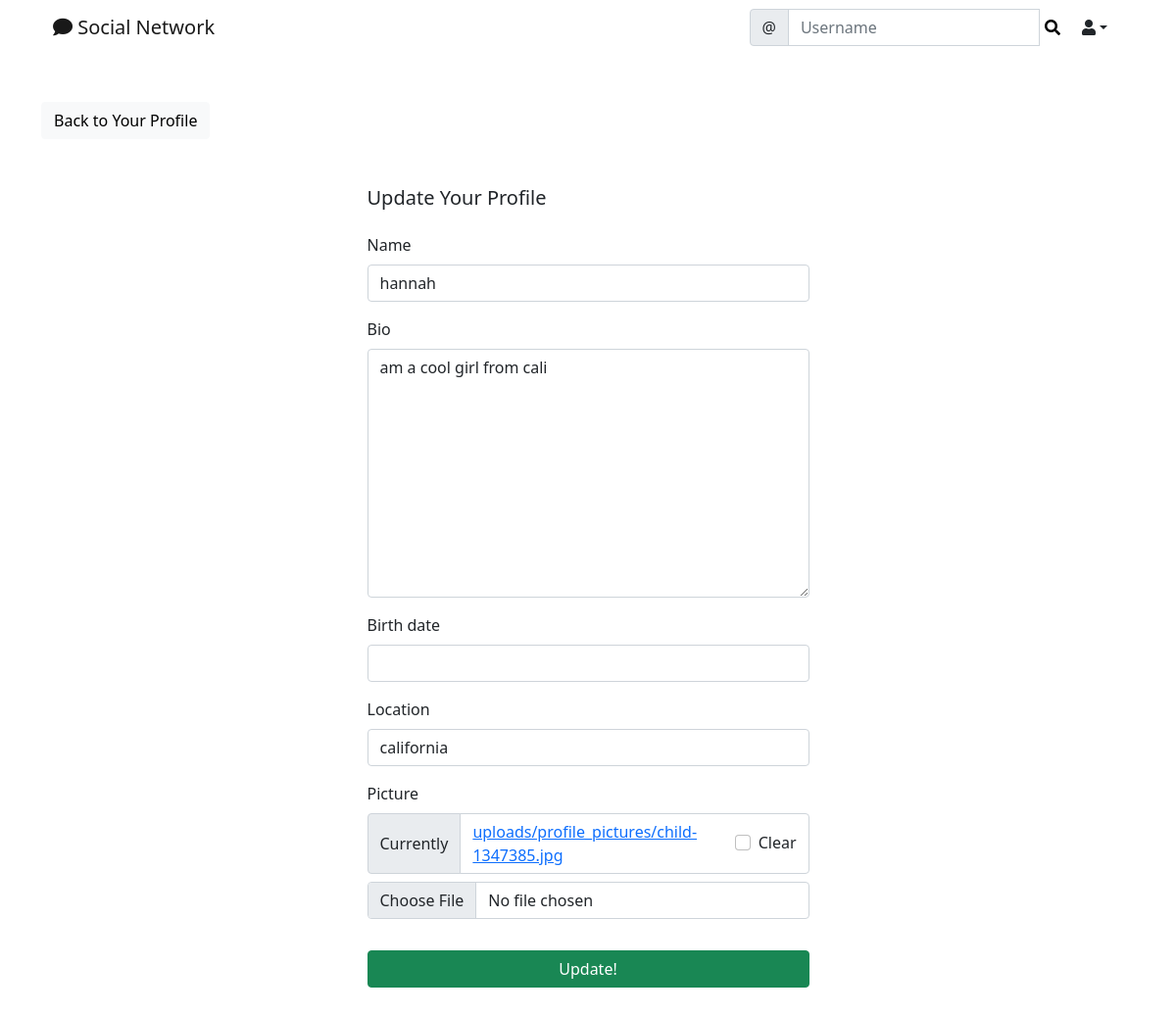
Page /social/profile/edit/10/ (signed in) on the committed database.
### social/models.py (models this page shows)
class UserProfile(models.Model):
    user = models.OneToOneField(User, primary_key=True, verbose_name='user', related_name='profile', on_delete=models.CASCADE)
    name = models.CharField(max_length=30, blank=True, null=True)
    bio = models.TextField(max_length=500, blank=True)
    birth_date = models.DateField(null=True, blank=True)
    location = models.CharField(max_length=100, blank=True, null=True)
    picture = models.ImageField(upload_to='uploads/profile_pictures/', default='uploads/profile_pictures/default.png', blank=True)
    followers = models.ManyToManyField(User, blank=True, related_name='followers')

### social/views.py (the view, shortened to what this page needs)
# urls.py: path('profile/edit/<int:pk>/', ProfileEditView.as_view(), name='profile-edit'),
class ProfileEditView(LoginRequiredMixin, UserPassesTestMixin, UpdateView):
    model = UserProfile
    fields = ['name', 'bio', 'birth_date', 'location', 'picture']
    template_name = 'social/profile_edit.html'
    def test_func(self):
        profile = self.get_object()
        return self.request.user == profile.user

### social/templates/social/profile_edit.html (shortened to what this page needs)
{% extends 'landing/base.html' %}
{% load crispy_forms_tags %}
{% block content %}
<div class="container">
    <div class="row mt-5">
        <div class="col-md-3 col-sm-6">
            <a href="{% url 'profile' object.pk %}" class="btn btn-light">Back to Your Profile</a>
        </div>
    </div>
    <div class="row justify-content-center mt-5">
        <div class="col-md-5 col-sm-12">
            <h5>Update Your Profile</h5>
        </div>
    </div>
    <div class="row justify-content-center mt-3 mb-5">
        <div class="col-md-5 col-sm-12">
            <form method="POST" enctype="multipart/form-data">
                {{ form | crispy }}
                <div class="d-grid gap-2">
                    <button class="btn btn-success mt-3">Update!</button>
                </div>
            </form>
        </div>
    </div>
</div>
{% endblock content %}

### rows in the picture
UserProfile: name "hannah", bio "am a cool girl from cali", location "california"
